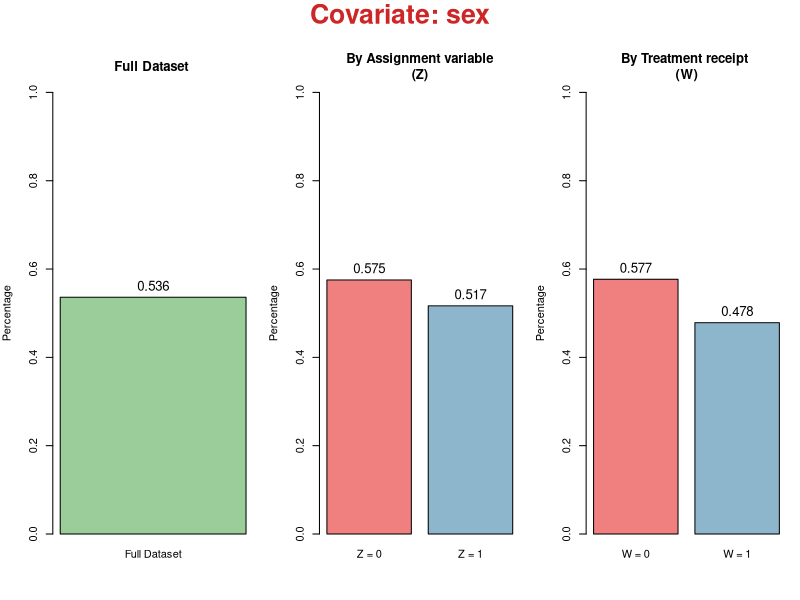
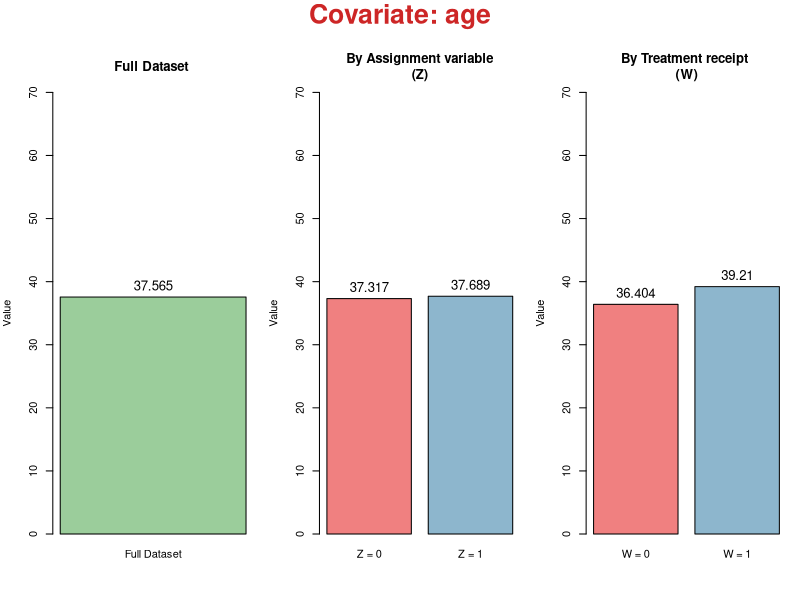
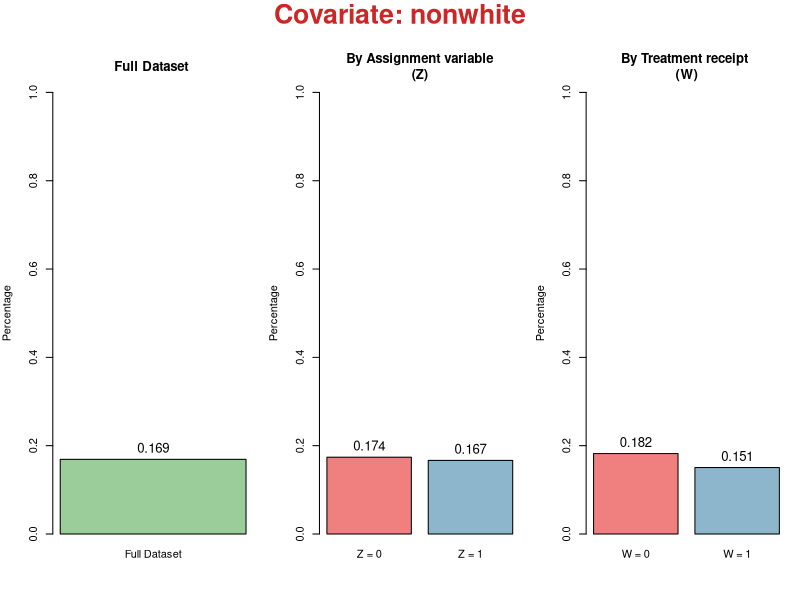
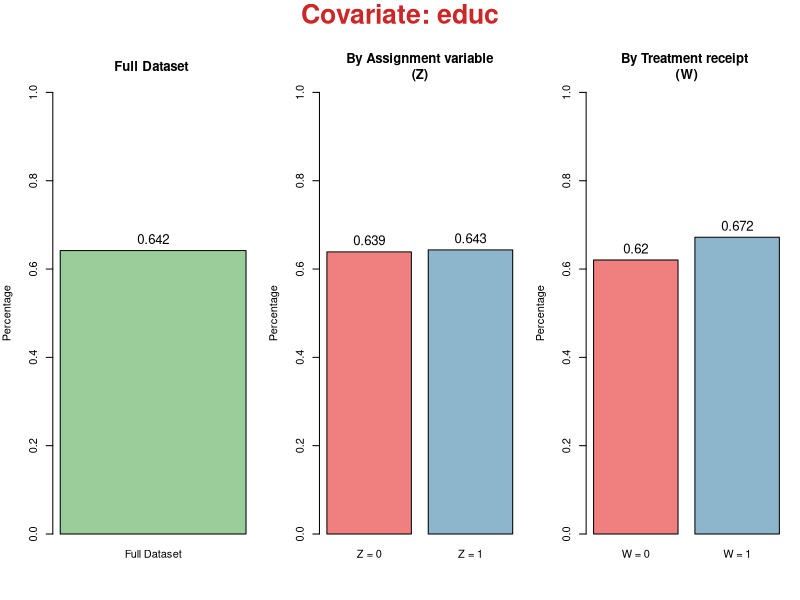
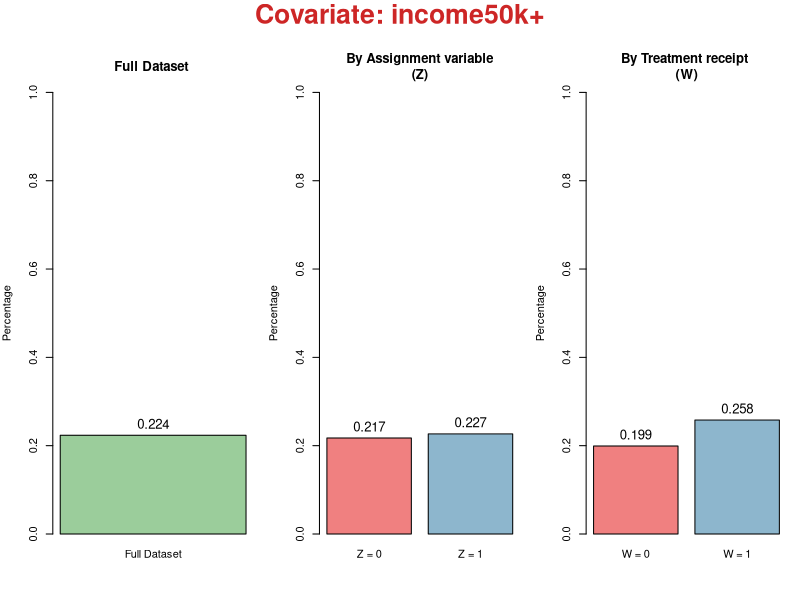
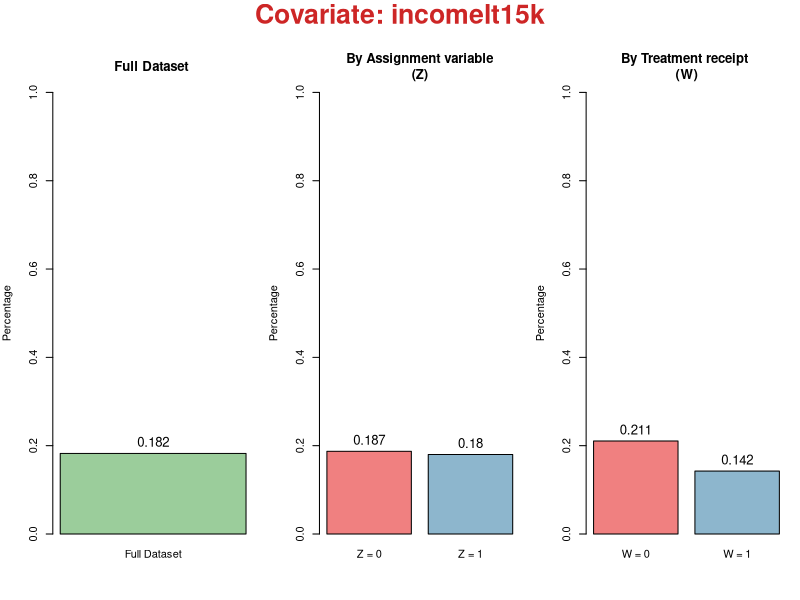
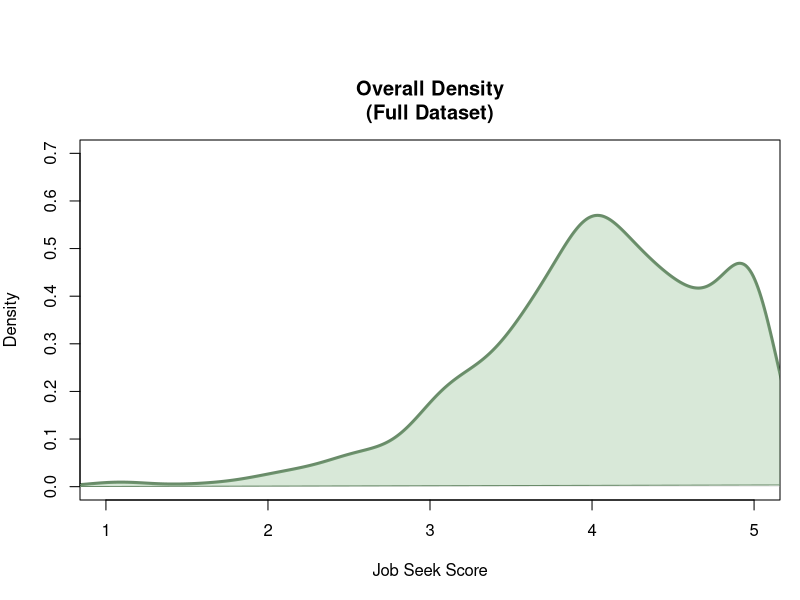
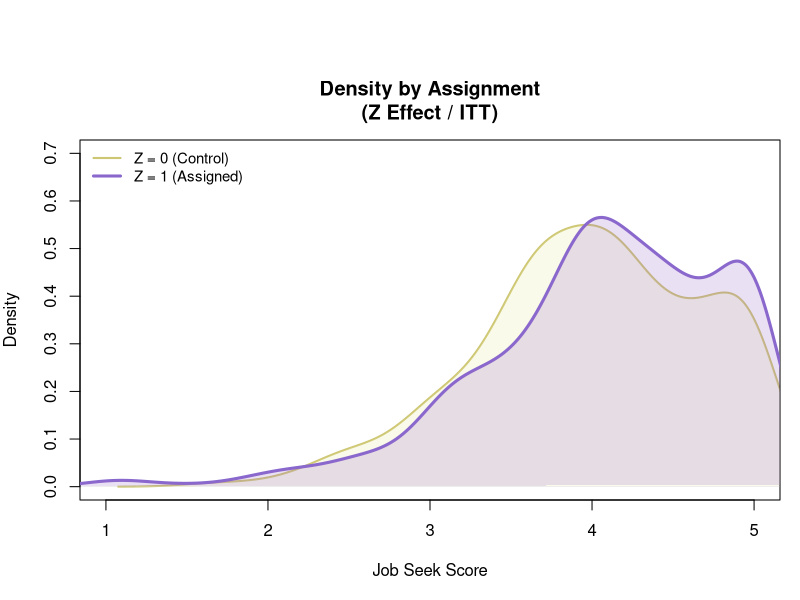

Recreate these plots in R, in order.
# Causal Inference
# Nathan Acciai
# Final Project

#covariates age, married, nonwithe, educ, income,depress_pre

#assignement variable z

#Treatment receipt indicators

#outcome variable job_seek 
library(ggplot2)
library(tidyr)
library(dplyr)
library(glue)

setwd("Mattei_Causal_inference/Assignement_Final")
data <- read.table("JobsII.txt", header=TRUE, sep =" ")
n_total <- nrow(data)
n_treated <- table(data$w)
n_treated

# ex 1-3
#check for non-compliance problem, that dimostrate we have one-side non compliance problem 
table(data$z, data$w)

#Trasform categorical variable Incom in a dummy variable for each category
data$income <- as.factor(data$income)
dummy_income <- model.matrix(~ income - 1, data = data)
dati_completi <- cbind(data, dummy_income)
dati_completi

#Going to calculate the mean of each variable in full daatset
variables_name_for_mean <-setdiff(colnames(dati_completi),"income")
#full dataset mean
full_dataset_mean <- colMeans(dati_completi[, variables_name_for_mean], na.rm= TRUE)
#subsample mean for w
mean_for_w <- aggregate(dati_completi[, variables_name_for_mean], by = list(W = dati_completi$w), FUN = mean, na.rm = TRUE)
#subsample mean for z
mean_for_z <- aggregate(dati_completi[, variables_name_for_mean], by = list(Z = dati_completi$z), FUN = mean, na.rm = TRUE)

#we defined the covariates that are important to show how the treatment receipt is unbalanced now we go to show some plots for this 
covariate_unbalanced<-c("sex","age", "nonwhite", "educ","income50k+","incomelt15k")
plot_unbalanced_covariates <-function(full_dataset,w_dataset, z_dataset, name_covariate){
  par(mfrow = c(1, 3), mar = c(5, 4, 4, 1), oma = c(0, 0, 3, 0))
  
  
  col_z_w <- c("0" = "lightcoral", "1" = "lightskyblue3")
  y_label<- "Percentage"
  y_range <- c(0, 1)
  if(name_covariate=="age"){
    y_label<- "Value"
    y_range <- c(0,70)
  }
  
  val_full_dataset <- full_dataset[[name_covariate]]
  bp1 <- barplot(val_full_dataset, 
                 names.arg = "Full Dataset", 
                 col = "darkseagreen3", 
                 ylim = y_range, 
                 ylab = y_label,
                 main = glue("Full Dataset "))
  text(x = bp1, y = val_full_dataset, labels = round(val_full_dataset, 3), pos = 3, cex = 1.2)
  
  z_values <- z_dataset[order(z_dataset$Z), name_covariate]
  bp3 <- barplot(z_values, 
                 names.arg = c("Z = 0", "Z = 1"), 
                 col = col_z_w, 
                 ylim = y_range, 
                 ylab = y_label,
                 main = "By Assignment variable\n(Z)")
  text(x = bp3, y = z_values, labels = round(z_values, 3), pos = 3, cex = 1.2)
  
  
  w_values <- w_dataset[order(w_dataset$W), name_covariate]
  bp2 <- barplot(w_values, 
                 names.arg = c("W = 0", "W = 1"), 
                 col = col_z_w , 
                 ylim = y_range, 
                 ylab = y_label,
                 main = "By Treatment receipt \n(W)")
  text(x = bp2, y = w_values, labels = round(w_values, 3), pos = 3, cex = 1.2)
  

  
  
  mtext(glue::glue("Covariate: {name_covariate}"),
        outer = TRUE,
        col = "firebrick3",   
        cex = 1.6,            
        font = 2,             
        line = 1)             
  
  par(mfrow = c(1, 1))
}
for ( cov in covariate_unbalanced){
  plot_unbalanced_covariates(full_dataset_mean,mean_for_w,mean_for_z,cov)
}
plot_density_outcome <- function(data){
  xlim_val <- c(1, 5)
  
  # Calcoliamo la densità empirica
  dens_full <- density(data$job_seek, na.rm = TRUE)
  y_range <- c(0,0.7)
  # Disegniamo la curva di probabilità
  plot(dens_full, 
       xlim = xlim_val, 
       main = "Overall Density\n(Full Dataset)", 
       xlab = "Job Seek Score", 
       ylab = "Density", 
       ylim = y_range,
       col = "darkseagreen4", 
       lwd = 3)
  # Riempiamo la curva con un colore trasparente per estetica
  polygon(dens_full, col = rgb(0.5, 0.7, 0.5, 0.3), border = "darkseagreen4")
  
  
  dens_z0 <- density(data$job_seek[data$z == 0], na.rm = TRUE)
  dens_z1 <- density(data$job_seek[data$z == 1], na.rm = TRUE)
  
  
  plot(dens_z0, 
       xlim = xlim_val, 
       main = "Density by Assignment\n(Z Effect / ITT)", 
       xlab = "Job Seek Score", 
       ylab = "Density", 
       ylim = y_range,
       col = "khaki3", 
       lwd = 2)
  polygon(dens_z0, col = rgb(0.9, 0.9, 0.6, 0.2), border = NA)
  
  
  lines(dens_z1, col = "mediumpurple3", lwd = 3)
  polygon(dens_z1, col = rgb(0.6, 0.4, 0.8, 0.2), border = NA)
  
  
  legend("topleft", legend = c("Z = 0 (Control)", "Z = 1 (Assigned)"), 
         col = c("khaki3", "mediumpurple3"), lwd = c(2, 3), bty = "n", cex = 0.9)
  

  dens_w0 <- density(data$job_seek[data$w == 0], na.rm = TRUE)
  dens_w1 <- density(data$job_seek[data$w == 1], na.rm = TRUE)
  
  
  plot(dens_w0, 
       xlim = xlim_val, 
       main = "Density by Participation\n(W Effect / Naive)", 
       xlab = "Job Seek Score", 
       ylab = "Density", 
       ylim = y_range,
       col = "lightcoral", 
       lwd = 2)
  polygon(dens_w0, col = rgb(0.9, 0.5, 0.5, 0.2), border = NA)
  
  
  lines(dens_w1, col = "lightskyblue4", lwd = 3)
  polygon(dens_w1, col = rgb(0.5, 0.7, 0.9, 0.2), border = NA)
  
  legend("topleft", legend = c("W = 0 (Non-Part)", "W = 1 (Participant)"), 
         col = c("lightcoral", "lightskyblue4"), lwd = c(2, 3), bty = "n", cex = 0.9)
}
plot_density_outcome(dati_completi)

#5) Estimate the overall intention-to-treat effect on the primary outcome, Y

mean_treated <- mean(data$job_seek[data$z == 1], na.rm = TRUE)
mean_control <- mean(data$job_seek[data$z == 0], na.rm = TRUE)
ITT <- mean_treated - mean_control
ITT
